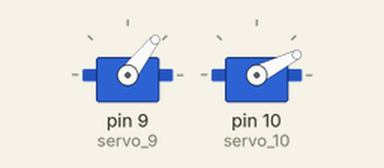
This sketch was run on a simulated Arduino Uno, built with avr-gcc and run on an emulated ATmega328P. On the bench: 2 × servo. What the sketch prints to the serial monitor is not drawn.

Above: at 0.05 s.
At 4.0 s:
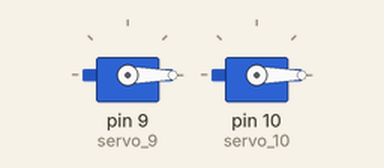
Timing chart, 0 to 5.2 s (numbered marks = the images above):
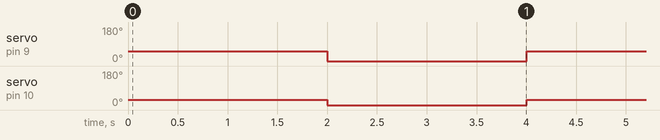

Measured:
- by itself, servo on pin 9 (servo_9): alternates 52° for 2.0 s and 0° for 2.0 s
- by itself, servo on pin 10 (servo_10): alternates 27° for 2.0 s and 0° for 2.0 s

The sketch:

inverse_kinematic.ino
```cpp
#include<math.h>
#include <Servo.h>

float x = 19;
float y = 4;
float L1 = 10;
float L2 = 10;
float Q = 80;
float Q1 = 0;
float Q2 = 0;
float pi = 3.14;

Servo servo_9;
Servo servo_10;

void setup()
{
  Serial.begin(9600);
  servo_9.attach(9);
  servo_10.attach(10);
}

void loop()
{
  Q2 = acos((x*x+y*y-L1*L1-L2*L2)/(2*L1*L2));
  Q2 = Q2*180/pi;
  Q1 = Q - Q2;
  Serial.print("Q1= ");
  Serial.print(Q1);
  Serial.print(", ");
  Serial.print("Q2= ");
  Serial.print(Q2);
  Serial.print(" ... ");
  servo_9.write(Q1);
  servo_10.write(Q2);
  delay(2000);
  servo_9.write(0);
  servo_10.write(0);
  delay(2000);
}
```
